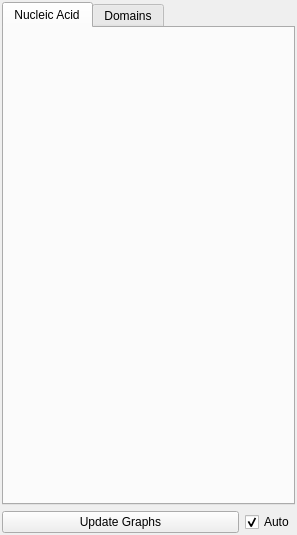
<?xml version="1.0" encoding="UTF-8"?>
<ui version="4.0">
 <class>panel</class>
 <widget class="QWidget" name="panel">
  <property name="geometry">
   <rect>
    <x>0</x>
    <y>0</y>
    <width>297</width>
    <height>535</height>
   </rect>
  </property>
  <property name="windowTitle">
   <string>Form</string>
  </property>
  <layout class="QVBoxLayout" name="verticalLayout">
   <property name="leftMargin">
    <number>2</number>
   </property>
   <property name="topMargin">
    <number>2</number>
   </property>
   <property name="rightMargin">
    <number>2</number>
   </property>
   <property name="bottomMargin">
    <number>2</number>
   </property>
   <item>
    <widget class="QTabWidget" name="tab_area">
     <property name="maximumSize">
      <size>
       <width>16777215</width>
       <height>16777215</height>
      </size>
     </property>
     <property name="tabPosition">
      <enum>QTabWidget::North</enum>
     </property>
     <property name="tabShape">
      <enum>QTabWidget::Rounded</enum>
     </property>
     <property name="currentIndex">
      <number>0</number>
     </property>
     <property name="documentMode">
      <bool>false</bool>
     </property>
     <property name="tabBarAutoHide">
      <bool>false</bool>
     </property>
     <widget class="QWidget" name="nucleic_acid_tab">
      <attribute name="title">
       <string>Nucleic Acid</string>
      </attribute>
     </widget>
     <widget class="QWidget" name="domains_tab">
      <attribute name="title">
       <string>Domains</string>
      </attribute>
     </widget>
    </widget>
   </item>
   <item>
    <layout class="QGridLayout" name="gridLayout">
     <item row="0" column="0">
      <widget class="QPushButton" name="update_graphs">
       <property name="toolTip">
        <string>Update graphs</string>
       </property>
       <property name="statusTip">
        <string>Recompute all plots.</string>
       </property>
       <property name="text">
        <string>Update Graphs</string>
       </property>
       <property name="shortcut">
        <string>Ctrl+U</string>
       </property>
       <property name="checkable">
        <bool>false</bool>
       </property>
       <property name="checked">
        <bool>false</bool>
       </property>
       <property name="autoRepeat">
        <bool>false</bool>
       </property>
       <property name="autoDefault">
        <bool>false</bool>
       </property>
       <property name="flat">
        <bool>false</bool>
       </property>
      </widget>
     </item>
     <item row="0" column="1">
      <widget class="QCheckBox" name="auto_update_graph">
       <property name="sizePolicy">
        <sizepolicy hsizetype="Fixed" vsizetype="Fixed">
         <horstretch>0</horstretch>
         <verstretch>0</verstretch>
        </sizepolicy>
       </property>
       <property name="text">
        <string>Auto</string>
       </property>
       <property name="checked">
        <bool>true</bool>
       </property>
      </widget>
     </item>
    </layout>
   </item>
  </layout>
 </widget>
 <resources/>
 <connections/>
</ui>
